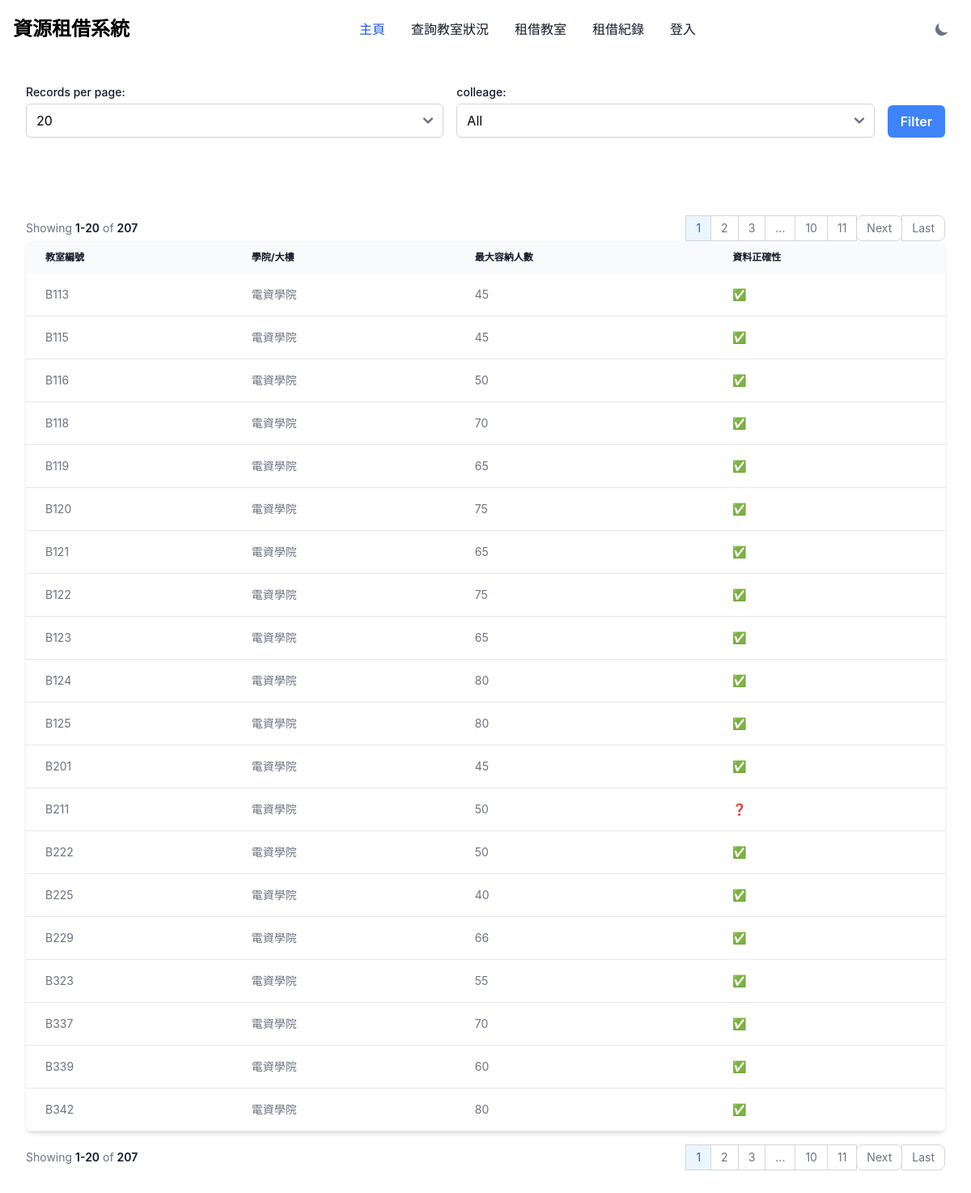
The page / on the database its author committed.
### tables this page shows
CREATE TABLE `classroom_table` (
  `classroom` varchar(10) NOT NULL DEFAULT '0',
  `colleage` varchar(50) NOT NULL DEFAULT '',
  `max_capacity` int(10) NOT NULL DEFAULT 0,
  `is_realdata` enum('Y','N') NOT NULL DEFAULT 'N'
);

### index.php (the view, shortened to what this page needs)
<?php
$conn = require_once "config.php";
$limit = isset($_GET['limit']) ? (int) $_GET['limit'] : 20;
$page = isset($_GET['page']) ? (int) $_GET['page'] : 1;
$offset = ($page - 1) * $limit;
$where = '';
$total_query = "SELECT COUNT(*) FROM classroom_table $where";
$total_result = $conn->query($total_query);
$total_rows = $total_result->fetch_row()[0];
$total_pages = ceil($total_rows / $limit);
$query = "SELECT * FROM classroom_table $where LIMIT $limit OFFSET $offset";
$result = $conn->query($query);
?>
<!DOCTYPE html>
<html>
<head>
    <link href="https://cdnjs.cloudflare.com/ajax/libs/flowbite/2.3.0/flowbite.min.css" rel="stylesheet" />
</head>
<body class="bg-white dark:bg-gray-900">
    <?php include './components/navigaion.php'; ?>
    <div class="max-w-screen-xl mx-auto p-4 sm:p-6 lg:p-8">
        <form method="GET" action="" class="flex flex-wrap space-x-4">
            <div class="mb-4 flex-1">
                <label for="limit" class="block text-sm font-medium text-gray-900 dark:text-white">Records per
                    page:</label>
                <select name="limit" id="limit" class="block w-full mt-1 border-gray-300 rounded-md shadow-sm">
                    <option value="20" <?php echo $limit == 20 ? 'selected' : ''; ?>>20</option>
                </select>
            </div>
            <div class="mb-4 flex-1">
                <label for="colleage"
                    class="block text-sm font-medium text-gray-900 dark:text-white">colleage:</label>
                <select name="colleage" id="colleage" class="block w-full mt-1 border-gray-300 rounded-md shadow-sm">
                    <?php
                    echo '<option selected value="">All</option>';
                    ?>
                </select>
            </div>
            <div class="flex items-end mb-4">
                <button type="submit"
                    class="px-4 py-2 font-semibold text-white bg-blue-500 rounded-md hover:bg-blue-700">Filter</button>
            </div>
        </form>
    </div>
    <div class="max-w-screen-xl mx-auto p-4 sm:p-6 lg:p-8">
        <nav class="flex items-center flex-column flex-wrap md:flex-row justify-between pt-4"
            aria-label="Table navigation">
            <span
                class="text-sm font-normal text-gray-500 dark:text-gray-400 mb-4 md:mb-0 block w-full md:inline md:w-auto">
                Showing <span
                    class="font-semibold text-gray-900 dark:text-white"><?php echo $offset + 1; ?>-<?php echo min($offset + $limit, $total_rows); ?></span>
                of <span class="font-semibold text-gray-900 dark:text-white"><?php echo $total_rows; ?></span>
            </span>
            <ul class="inline-flex -space-x-px rtl:space-x-reverse text-sm h-8">
                <?php
                $displayed_pages = [];
                if ($total_pages <= 10) {
                    $displayed_pages = range(1, $total_pages);
                } else {
                    $displayed_pages = array_merge(
                        range(1, 2),
                        ($page > 5 ? ['...'] : []),
                        range(max(3, $page - 2), min($total_pages - 2, $page + 2)),
                        ($page < $total_pages - 4 ? ['...'] : []),
                        range($total_pages - 1, $total_pages)
                    );
                }
                foreach ($displayed_pages as $p) {
                    if ($p === '...') {
                        echo '<li><span class="flex items-center justify-center px-3 h-8 leading-tight text-gray-500 bg-white border border-gray-300 dark:bg-gray-800 dark:border-gray-700 dark:text-gray-400">...</span></li>';
                    } else {
                        echo '<li><a href="?page=' . $p . '&limit=' . $limit . '" class="flex items-center justify-center px-3 h-8 leading-tight ' . ($p == $page ? 'text-blue-600 border border-gray-300 bg-blue-50 hover:bg-blue-100 hover:text-blue-700 dark:border-gray-700 dark:bg-gray-700 dark:text-white' : 'text-gray-500 bg-white border border-gray-300 hover:bg-gray-100 hover:text-gray-900 dark:text-white dark:bg-gray-800 dark:border-gray-700 dark:text-gray-400 dark:hover:bg-gray-700 dark:hover:text-white') . '">' . $p . '</a></li>';
                    }
                }
                ?>
                <?php if ($page < $total_pages): ?>
                    <li>
                        <a href="?page=<?php echo $page + 1; ?>&limit=<?php echo $limit; ?>"
                            class="flex items-center justify-center px-3 h-8 leading-tight text-gray-500 bg-white border border-gray-300 rounded-lg hover:bg-gray-100 hover:text-gray-900 dark:text-white dark:bg-gray-800 dark:border-gray-700 dark:text-gray-400 dark:hover:bg-gray-700 dark:hover:text-white">Next</a>
                    </li>
                    <li>
                        <a href="?page=<?php echo $total_pages; ?>&limit=<?php echo $limit; ?>"
                            class="flex items-center justify-center px-3 h-8 leading-tight text-gray-500 bg-white border border-gray-300 rounded-e-lg hover:bg-gray-100 hover:text-gray-900 dark:text-white dark:bg-gray-800 dark:border-gray-700 dark:text-gray-400 dark:hover:bg-gray-700 dark:hover:text-white">Last</a>
                    </li>
                <?php endif; ?>
            </ul>
        </nav>
        <div class="relative overflow-x-auto shadow-md sm:rounded-lg">
            <table class="w-full text-sm text-left rtl:text-right text-gray-500 dark:text-gray-400 overflow-auto">
                <thead
                    class="text-xs text-gray-900 dark:text-white uppercase bg-gray-50 dark:bg-gray-700 dark:text-gray-400 whitespace-nowrap">
                    <tr>
                        <th scope="col" class="px-6 py-3">教室編號</th>
                        <th scope="col" class="px-6 py-3">學院/大樓</th>
                        <th scope="col" class="px-6 py-3">最大容納人數</th>
                        <th scope="col" class="px-6 py-3">資料正確性</th>
                    </tr>
                </thead>
                <tbody>
                    <?php while ($row = $result->fetch_assoc()): ?>
                        <tr class="bg-white border-b dark:bg-gray-800 dark:border-gray-700 hover:bg-gray-50 dark:hover:bg-gray-600 whitespace-nowrap">
                            <td class="px-6 py-4"><?php echo $row['classroom'] ?? ''; ?></td>
                            <td class="px-6 py-4"><?php echo $row['colleage'] ?? ''; ?></td>
                            <td class="px-6 py-4 "><?php echo $row['max_capacity'] ?? ''; ?></td>
                            <td class="px-6 py-4"><?php echo $row['is_realdata'] == 'N' ? '❓' : '✅'; ?></td>
                        </tr>
                    <?php endwhile; ?>
                </tbody>
            </table>
        </div>
        <nav class="flex items-center flex-column flex-wrap md:flex-row justify-between pt-4"
            aria-label="Table navigation">
            <span
                class="text-sm font-normal text-gray-500 dark:text-gray-400 mb-4 md:mb-0 block w-full md:inline md:w-auto">
                Showing <span
                    class="font-semibold text-gray-900 dark:text-white"><?php echo $offset + 1; ?>-<?php echo min($offset + $limit, $total_rows); ?></span>
                of <span class="font-semibold text-gray-900 dark:text-white"><?php echo $total_rows; ?></span>
            </span>
            <ul class="inline-flex -space-x-px rtl:space-x-reverse text-sm h-8">
                <?php
                $displayed_pages = [];
                if ($total_pages <= 10) {
                    $displayed_pages = range(1, $total_pages);
                } else {
                    $displayed_pages = array_merge(
                        range(1, 2),
                        ($page > 5 ? ['...'] : []),
                        range(max(3, $page - 2), min($total_pages - 2, $page + 2)),
                        ($page < $total_pages - 4 ? ['...'] : []),
                        range($total_pages - 1, $total_pages)
                    );
                }
                foreach ($displayed_pages as $p) {
                    if ($p === '...') {
                        echo '<li><span class="flex items-center justify-center px-3 h-8 leading-tight text-gray-500 bg-white border border-gray-300 dark:bg-gray-800 dark:border-gray-700 dark:text-gray-400">...</span></li>';
                    } else {
                        echo '<li><a href="?page=' . $p . '&limit=' . $limit . '" class="flex items-center justify-center px-3 h-8 leading-tight ' . ($p == $page ? 'text-blue-600 border border-gray-300 bg-blue-50 hover:bg-blue-100 hover:text-blue-700 dark:border-gray-700 dark:bg-gray-700 dark:text-white' : 'text-gray-500 bg-white border border-gray-300 hover:bg-gray-100 hover:text-gray-900 dark:text-white dark:bg-gray-800 dark:border-gray-700 dark:text-gray-400 dark:hover:bg-gray-700 dark:hover:text-white') . '">' . $p . '</a></li>';
                    }
                }
                ?>
                <?php if ($page < $total_pages): ?>
                    <li>
                        <a href="?page=<?php echo $page + 1; ?>&limit=<?php echo $limit; ?>"
                            class="flex items-center justify-center px-3 h-8 leading-tight text-gray-500 bg-white border border-gray-300 rounded-lg hover:bg-gray-100 hover:text-gray-900 dark:text-white dark:bg-gray-800 dark:border-gray-700 dark:text-gray-400 dark:hover:bg-gray-700 dark:hover:text-white">Next</a>
                    </li>
                    <li>
                        <a href="?page=<?php echo $total_pages; ?>&limit=<?php echo $limit; ?>"
                            class="flex items-center justify-center px-3 h-8 leading-tight text-gray-500 bg-white border border-gray-300 rounded-e-lg hover:bg-gray-100 hover:text-gray-900 dark:text-white dark:bg-gray-800 dark:border-gray-700 dark:text-gray-400 dark:hover:bg-gray-700 dark:hover:text-white">Last</a>
                    </li>
                <?php endif; ?>
            </ul>
        </nav>
    </div>
</body>
</html>

### rows shown on the page
classroom_table: classroom "B113", colleage "電資學院", max_capacity "45"
classroom_table: classroom "B115", colleage "電資學院", max_capacity "45"
classroom_table: classroom "B116", colleage "電資學院", max_capacity "50"
classroom_table: classroom "B118", colleage "電資學院", max_capacity "70"
classroom_table: classroom "B119", colleage "電資學院", max_capacity "65"
classroom_table: classroom "B120", colleage "電資學院", max_capacity "75"
classroom_table: classroom "B121", colleage "電資學院", max_capacity "65"
classroom_table: classroom "B122", colleage "電資學院", max_capacity "75"
classroom_table: classroom "B123", colleage "電資學院", max_capacity "65"
classroom_table: classroom "B124", colleage "電資學院", max_capacity "80"
classroom_table: classroom "B125", colleage "電資學院", max_capacity "80"
classroom_table: classroom "B201", colleage "電資學院", max_capacity "45"
classroom_table: classroom "B211", colleage "電資學院", max_capacity "50"
classroom_table: classroom "B222", colleage "電資學院", max_capacity "50"
classroom_table: classroom "B225", colleage "電資學院", max_capacity "40"
classroom_table: classroom "B229", colleage "電資學院", max_capacity "66"
classroom_table: classroom "B323", colleage "電資學院", max_capacity "55"
classroom_table: classroom "B337", colleage "電資學院", max_capacity "70"
classroom_table: classroom "B339", colleage "電資學院", max_capacity "60"
classroom_table: classroom "B342", colleage "電資學院", max_capacity "80"

### other values the page prints
$offset + 1 "1"
min($offset + $limit, $total_rows) "20"
$total_rows "207"
$p "1"
$p "2"
$p "3"
$p "10"
$p "11"
